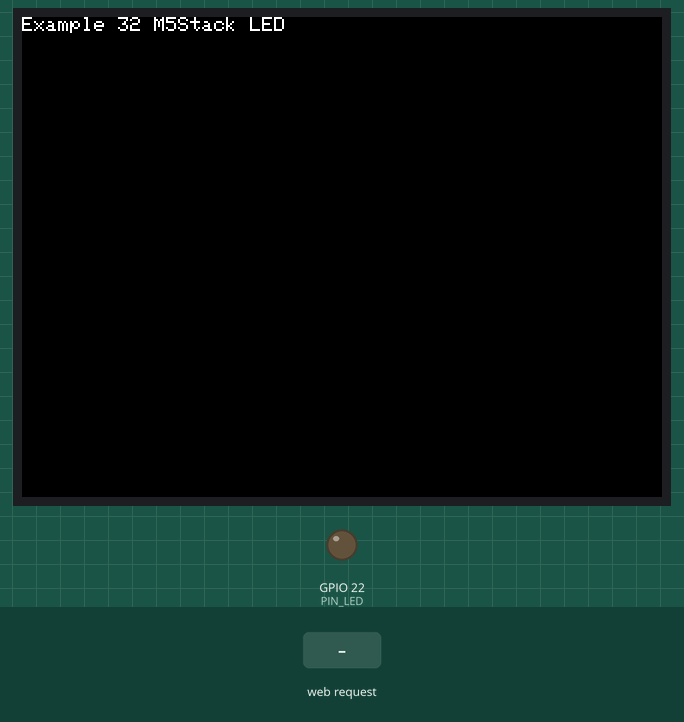
The sketch below on a simulated ESP32. On the bench: 320×240 colour display, output pins drawn as LEDs (lit = HIGH). The inputs (shaded band) are chosen by the test bench. WiFi joins after 1.5 s; servers stay silent unless stated.

Above: at 0.3 s.
At 2.9 s:
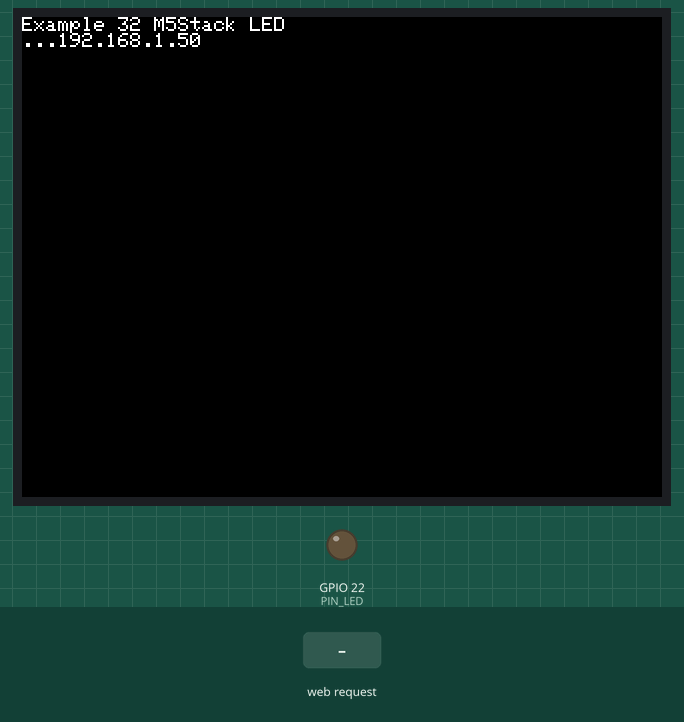
3.0 s: HTTP request GET /L received
At 3.3 s:
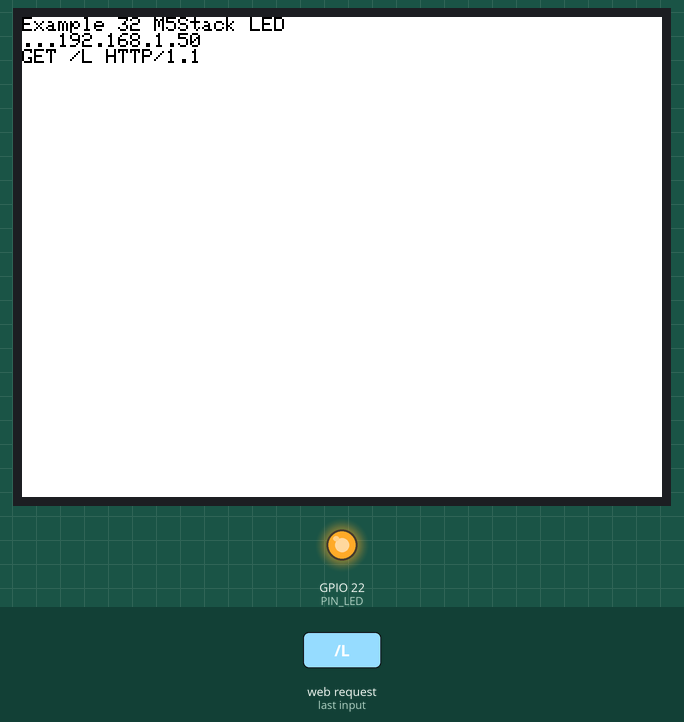
Timing chart, 0 to 6.0 s (numbered marks = the images above; inputs shaded):
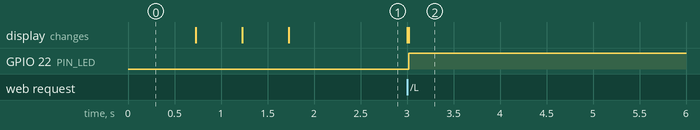

Measured:
- after the input at 3.0 s, GPIO 22 (PIN_LED): LOW → HIGH at once; the display: first changes at once (image 2 shows a later state)

The sketch:

example33_led.ino
```cpp
// (licence header left out)
#include <M5Stack.h>                        // M5Stack用ライブラリの組み込み
#include <WiFi.h>                           // ESP32用WiFiライブラリ
#define PIN_LED 22                          // GPIO 22
#define SSID "1234ABCD"                     // 無線LANアクセスポイントのSSID
#define PASS "password"                     // パスワード
WiFiServer server(80);                      // Wi-Fiサーバ(ポート80=HTTP)定義
int led=0;                                  // LEDの状態

void setup(){                               // 起動時に一度だけ実行する関数
    M5.Lcd.begin();                         // M5Stack用Lcdライブラリの起動
    M5.Lcd.fillScreen(BLACK);               // LCDを消去
    M5.Lcd.println("Example 32 M5Stack LED");
    pinMode(PIN_LED,OUTPUT);                // LEDを接続したポートを出力に
    digitalWrite(PIN_LED,LOW);              // LEDを消灯
    WiFi.mode(WIFI_STA);                    // 無線LANをSTAモードに設定
    WiFi.begin(SSID,PASS);                  // 無線LANアクセスポイントへ接続
    while(WiFi.status() != WL_CONNECTED){   // 接続に成功するまで待つ
        delay(500);                         // 待ち時間処理
        M5.Lcd.print(".");                  // アクセスポイントへの接続中表示
    }
    M5.Lcd.println(WiFi.localIP());         // 本機のIPアドレスを変数ipへ代入
    server.begin();                         // サーバを起動する
}

void loop(){                                // 繰り返し実行する関数
    WiFiClient client;                      // Wi-Fiクライアントの定義
    char c;                                 // 文字変数を定義
    char s[129];                            // 文字列変数を定義 129バイト128文字
    int len=0;                              // 文字列の長さカウント用の変数

    client = server.available();            // 接続されたクライアントを生成
    while(client.connected()){              // 当該クライアントの接続状態を確認
        if(client.available()){             // クライアントからのデータを確認
            c=client.read();                // データを文字変数cに代入
            M5.Lcd.write(c);                // 文字の内容をシリアルに出力(表示)
            switch(c){                      // 文字cに応じて
                case '\n':                  // 文字変数cの内容がLFのとき
                    if(strncmp(s,"GET /L",6)==0 && len>6){
                        if(s[6]=='0')led=0; // LEDをOFF
                        else led=1;         // LEDをON
                    }
                    client.println("HTTP/1.1 200 OK");  // HTTP OKを応答
                    client.println("Content-Length: 7");// HTTPヘッダ情報を出力
                    client.println();                   // HTTPヘッダ終了を出力
                    client.printf("LED=%01d", led);     // HTTPコンテンツを出力
                    client.stop();                      // クライアントの切断
                    digitalWrite(PIN_LED,led);          // LEDを制御
                    M5.Lcd.invertDisplay(led);          // LCDの画面反転制御
                    return;
                case '\0':                  // 文字変数cの内容が空のとき
                case '\r':                  // 文字変数cの内容がCRのとき
                    break;                  // 何もしない
                default:                    // その他の場合
                    if(len<128){            // 文字列変数の上限
                        s[len]=c;           // 文字列変数に文字cを追加
                        len++;              // 変数lenに1を加算
                        s[len]='\0';        // 文字列を終端
                    }
                    break;
            }
        }
        delay(1);
    }
}
```
